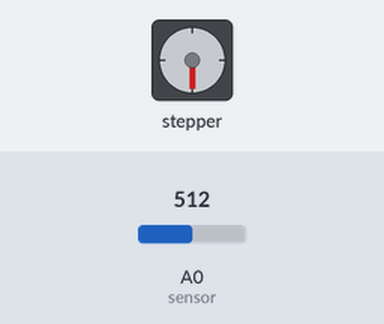
This sketch was run on a simulated Arduino Uno, built with avr-gcc and run on an emulated ATmega328P. Shown: stepper motor. Wiring (inferred from the names in the program): stepper motor driver (200 steps per turn assumed): step pin 3; direction pin 2. Inputs (shaded band) come from the test bench; at power-on: A0 (sensor) = 512.

Above: at 1.2 s.
1.3 s: A0 (sensor) set to 551
2.8 s: A0 (sensor) set to 580
At 3.7 s:
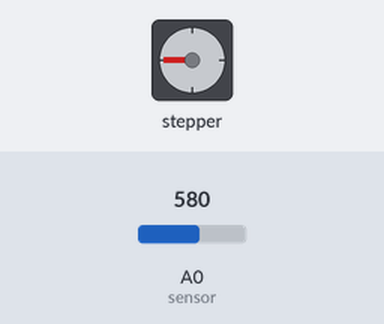
4.4 s: A0 (sensor) set to 306
At 5.3 s:
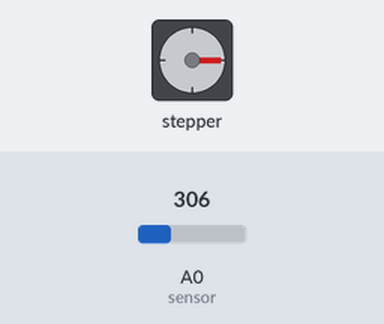
6.5 s: A0 (sensor) set to 265
8.0 s: A0 (sensor) set to 247
At 9.4 s:
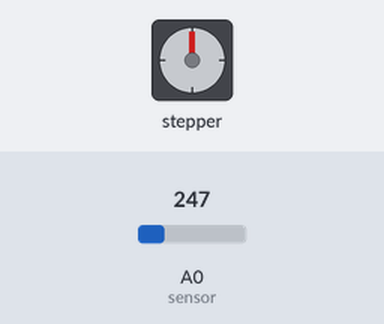
Timing chart, 0 to 10.7 s (numbered marks = the images above; inputs shaded):
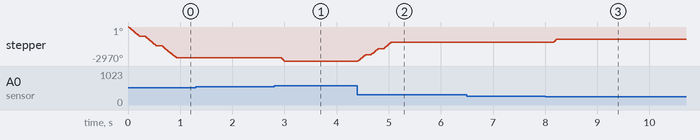

The sketch:

Height_Control_with_Potentiometer_Moving_Average.ino
```cpp
int dirPin = 2; // pin that controls direction
int stepPin = 3; //pin that controls stepping

int setPoint; // desired position
int currentHeight = 0; // estimated current height (last setPoint)
int error = 0; // initialize error
const int INTERVALS = 20; // number of intervals to split up full height into
int sensorVal = 0;

// MOVING AVERAGE VARIABLES
const int NUMBERSAMPLES = 3;
int samples[NUMBERSAMPLES] = {0};
int pointerInSamples = 0;

const int STEPS = 3000; // total number of microsteps from all the way down to all the way up - CALIBRATE - 8666 is max steps

void setup() { //declare Outputs
pinMode(dirPin, OUTPUT); //direction
pinMode(stepPin, OUTPUT);
}

// MOVING SAMPLE
void addSample(int newSample){
  samples[pointerInSamples] = newSample;
  if(pointerInSamples == (NUMBERSAMPLES - 1)){
  pointerInSamples = 0;
  }
   else pointerInSamples++;
}

// AVERAGE VALUES
int getAverage() {
 int sum = 0;
  for (int i =0 ; i<NUMBERSAMPLES; i++){
 sum = samples[i] + sum;
 }
 int avg = sum/NUMBERSAMPLES;
 return avg;
}

// CHANGE THE HEIGHT WITH OPEN LOOP CONTROL
void changeHeight(){
  if (error > 0){
     digitalWrite(dirPin, LOW);     // Set the direction
  }
  else {
    digitalWrite(dirPin, HIGH);     // Set the opposite direction
  }
  for (int i = 0; i < abs(STEPS*error)/INTERVALS; i++)
  {
    digitalWrite(stepPin, LOW);  // This LOW to HIGH change is what creates the
    digitalWrite(stepPin, HIGH); // "Rising Edge" so the easydriver knows to when to step.
    delayMicroseconds(470);      // Delay time. ~270 is fastest before stalling with 12V (short=fast)
  }
}


// MAIN LOOP
void loop() {

  addSample(analogRead(A0));          // read the value from the sensor and add it to the moving sample
  setPoint = map(getAverage(), 0, 1023, 0, INTERVALS); // map the average value from the potentiometer to the desired # of intervals
  error = setPoint - currentHeight;    // calculate the proportional error
  changeHeight();         // change the height based on the total number of steps and the number of intervals

  // print the results to the serial monitor:
 Serial.println(setPoint);   // prints the desired interval

  currentHeight += error; //add the error to the current height, which assumes you reached the setpoint via the open loop control
  delay(100); // in milliseconds

}
```

Measured:
- the behaviour switches between 562 and 563 on A0 (sensor) (found by bisection; images 0 and 1)
- the behaviour switches between 256 and 255 on A0 (sensor) (found by bisection; images 2 and 3)
- after the input at 1.3 s, every drawn part: stays the same
- after the input at 2.8 s, stepper: turns 270° counter-clockwise, starting after 0.13 s
- after the input at 4.4 s, stepper: turns 1620° clockwise in 0.63 s, starting at once
- after the input at 6.5 s, every drawn part: stays the same
- after the input at 8.0 s, stepper: turns 270° clockwise, starting after 0.14 s
- by itself, stepper: keeps turning counter-clockwise at about 2998°/s
